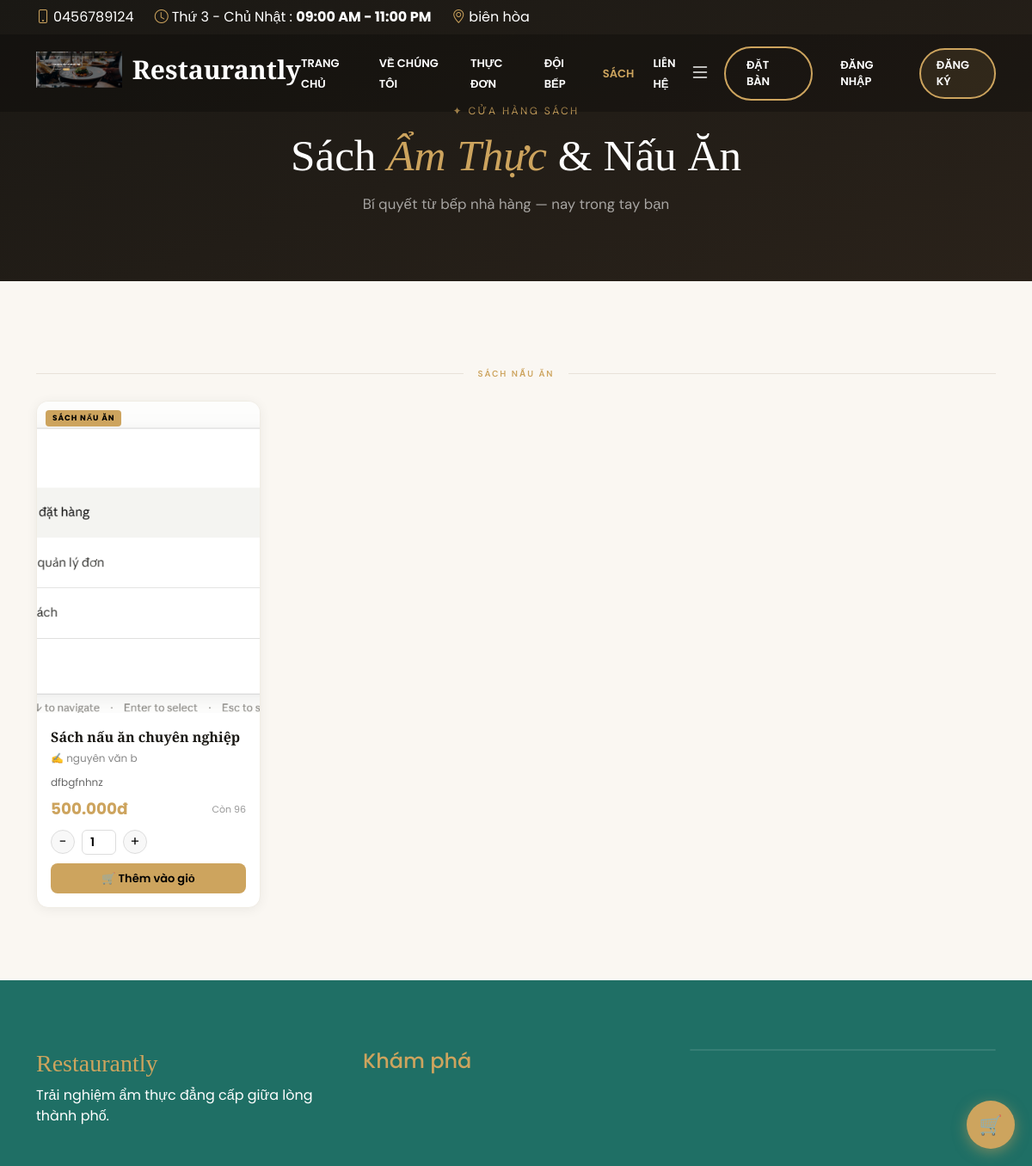
The page /books.php on the database its author committed.
### tables this page shows
CREATE TABLE `books` (
  `id` int(11) NOT NULL,
  `title` varchar(200) NOT NULL,
  `author` varchar(150) DEFAULT '',
  `description` text DEFAULT NULL,
  `price` decimal(10,2) NOT NULL DEFAULT 0.00,
  `image` varchar(255) DEFAULT '',
  `stock` int(11) NOT NULL DEFAULT 0,
  `category` varchar(100) DEFAULT 'Sách nấu ăn',
  `is_active` tinyint(1) NOT NULL DEFAULT 1,
  `created_at` timestamp NOT NULL DEFAULT current_timestamp()
);

### books.php (the view, shortened to what this page needs)
<?php
$db = (new Database())->getConnection();
$books = $db->query(
    "SELECT * FROM books WHERE is_active = 1 ORDER BY id DESC"
)->fetchAll(PDO::FETCH_ASSOC);
$by_cat = [];
foreach ($books as $b) {
    $by_cat[$b['category']][] = $b;
}
include __DIR__ . '/views/client/layouts/header.php';
?>
<section class="books-hero">
    <div class="container">
        <p style="font-family:'DM Sans',sans-serif;font-size:12px;letter-spacing:.2em;text-transform:uppercase;color:var(--gold);margin-bottom:12px">
            ✦ Cửa hàng sách
        </p>
        <h1>Sách <em>Ẩm Thực</em> & Nấu Ăn</h1>
        <p>Bí quyết từ bếp nhà hàng — nay trong tay bạn</p>
    </div>
</section>
<section style="background:#faf7f2;padding:60px 0">
    <div class="container">
        <?php if (empty($books)): ?>
            <div class="text-center py-5 text-muted">
                <div style="font-size:48px;margin-bottom:16px">📚</div>
                <p>Chưa có sách nào. Vui lòng quay lại sau!</p>
            </div>
        <?php else: ?>
            <?php foreach ($by_cat as $cat => $cat_books): ?>
                <div class="section-sep">
                    <span class="section-sep-line"></span>
                    <span class="section-sep-text"><?= htmlspecialchars($cat) ?></span>
                    <span class="section-sep-line"></span>
                </div>
                <div class="row g-4 mb-4">
                    <?php foreach ($cat_books as $b): $out = $b['stock'] <= 0; ?>
                        <div class="col-6 col-md-4 col-lg-3">
                            <div class="book-card <?= $out ? 'out-of-stock' : '' ?>"
                                data-id="<?= $b['id'] ?>"
                                data-title="<?= htmlspecialchars($b['title']) ?>"
                                data-price="<?= (float)$b['price'] ?>"
                                data-stock="<?= (int)$b['stock'] ?>">
                                <div class="book-img-wrap">
                                    <span class="badge-cat"><?= htmlspecialchars($b['category']) ?></span>
                                    <img src="<?= !empty($b['image']) ? 'public/assets/img/books/' . htmlspecialchars($b['image']) : 'public/assets/img/books/default-book.jpg' ?>"
                                        alt="<?= htmlspecialchars($b['title']) ?>"
                                        onerror="this.src='public/assets/img/books/default-book.jpg'">
                                </div>
                                <div class="book-body">
                                    <div class="book-title"><?= htmlspecialchars($b['title']) ?></div>
                                    <?php if ($b['author']): ?>
                                        <div class="book-author">✍ <?= htmlspecialchars($b['author']) ?></div>
                                    <?php endif; ?>
                                    <?php if ($b['description']): ?>
                                        <p style="font-size:12px;color:#666;margin:0 0 8px;flex:1;
                                  display:-webkit-box;-webkit-line-clamp:3;-webkit-box-orient:vertical;overflow:hidden">
                                            <?= htmlspecialchars($b['description']) ?>
                                        </p>
                                    <?php endif; ?>
                                    <div class="d-flex justify-content-between align-items-center mt-auto">
                                        <div class="book-price"><?= number_format($b['price'], 0, ',', '.') ?>đ</div>
                                        <div class="book-stock"><?= $out ? 'Hết hàng' : "Còn {$b['stock']}" ?></div>
                                    </div>
                                    <?php if (!$out): ?>
                                        <div class="qty-wrap">
                                            <button class="qty-btn" onclick="changeQty(<?= $b['id'] ?>,-1)">−</button>
                                            <input class="qty-input" type="number" id="qty-<?= $b['id'] ?>" value="1" min="1" max="<?= $b['stock'] ?>">
                                            <button class="qty-btn" onclick="changeQty(<?= $b['id'] ?>,1)">+</button>
                                        </div>
                                        <button class="btn-add-cart" onclick="addToCart(<?= $b['id'] ?>)">
                                            🛒 Thêm vào giỏ
                                        </button>
                                    <?php else: ?>
                                        <button class="btn-add-cart" disabled>Hết hàng</button>
                                    <?php endif; ?>
                                </div>
                            </div>
                        </div>
                    <?php endforeach; ?>
                </div>
            <?php endforeach; ?>
        <?php endif; ?>
    </div>
</section>
<div class="cart-sidebar">
    <button class="cart-btn" data-bs-toggle="offcanvas" data-bs-target="#cartOffcanvas" id="cart-btn" title="Xem giỏ hàng">
        🛒
    </button>
</div>
<?php include __DIR__ . '/views/client/layouts/footer.php'; ?>

### views/client/layouts/header.php (style rules this page uses)
:root { --primary-color: #cda45e; }
body { margin: 0; padding: 0 !important; font-family: "Poppins", sans-serif; }

### books.php (style rules this page uses)
:root { --gold: #cda45e; --ink: #1a1814; }
.books-hero { background: linear-gradient(160deg, #1a1814 0%, #2a221a 100%); padding: 120px 0 60px; text-align: center; }
.books-hero h1 { font-family: 'Playfair Display', serif; font-size: clamp(2rem, 5vw, 3.2rem); color: #fff; margin: 0 0 14px; }
.books-hero h1 em { color: var(--gold); font-style: italic; }
.books-hero p { color: rgba(255, 255, 255, .6); font-family: 'DM Sans', sans-serif; font-size: 1.05rem; }
.book-card { background: #fff; border-radius: 14px; overflow: hidden; border: 1px solid #f0ece4; box-shadow: 0 2px 14px rgba(0, 0, 0, .06); transition: transform .25s, box-shadow .25s; height: 100%; display: flex; flex-direction: column; }
.book-img-wrap { position: relative; overflow: hidden; padding-top: 140%; background: #f8f4ee; }
.book-img-wrap img { position: absolute; inset: 0; width: 100%; height: 100%; object-fit: cover; transition: transform .4s; }
.book-body { padding: 16px; flex: 1; display: flex; flex-direction: column; }
.book-title { font-family: 'Playfair Display', serif; font-size: 1rem; font-weight: 700; color: var(--ink); margin: 0 0 4px; }
.book-author { font-size: 12px; color: #888; margin: 0 0 10px; }
.book-price { font-size: 1.15rem; font-weight: 700; color: var(--gold); margin-top: auto; }
.book-stock { font-size: 11px; color: #999; }
.badge-cat { position: absolute; top: 10px; left: 10px; z-index: 2; background: var(--gold); color: #000; font-size: 9px; font-weight: 700; letter-spacing: .1em; text-transform: uppercase; padding: 3px 8px; border-radius: 4px; }
.qty-wrap { display: flex; align-items: center; gap: 8px; margin-top: 10px; }
.qty-btn { width: 28px; height: 28px; border-radius: 50%; border: 1.5px solid #ddd; background: #f8f8f8; font-size: 16px; line-height: 1; cursor: pointer; display: flex; align-items: center; justify-content: center; transition: .15s; }
.qty-input { width: 40px; text-align: center; border: 1.5px solid #ddd; border-radius: 6px; font-size: 14px; font-weight: 600; padding: 3px 0; }
.btn-add-cart { width: 100%; margin-top: 10px; padding: 8px; background: var(--gold); border: none; border-radius: 8px; color: #000; font-weight: 600; font-size: 13px; cursor: pointer; transition: .2s; }
.cart-sidebar { position: fixed; right: 20px; bottom: 20px; z-index: 500; }
.cart-btn { width: 56px; height: 56px; border-radius: 50%; background: var(--gold); border: none; color: #000; font-size: 22px; cursor: pointer; position: relative; box-shadow: 0 4px 16px rgba(205, 164, 94, .5); display: flex; align-items: center; justify-content: center; transition: transform .2s; }
.section-sep { display: flex; align-items: center; gap: 16px; margin: 40px 0 24px; }
.section-sep-line { flex: 1; height: 1px; background: #e8e2d9; }
.section-sep-text { font-family: 'DM Sans', sans-serif; font-size: 10px; font-weight: 600; letter-spacing: .2em; text-transform: uppercase; color: var(--gold); }

### rows shown on the page
books: category "SÁCH NẤU ĂN", image (picture), title "Sách nấu ăn chuyên nghiệp", author "nguyên văn b", description "dfbgfnhnz", price "500.000", stock "96", id "1"

### other values the page prints
$settings['hotline'] "0456789124"
$settings['open_days'] "Thứ 3 - Chủ Nhật"
$settings['open_time'] "09:00 AM - 11:00 PM"
$settings['address'] "biên hòa"
$settings['restaurant_name'] "Restaurantly"
$cat "SÁCH NẤU ĂN"
$ft['restaurant_name'] "Restaurantly"
$ft['footer_description'] "Trải nghiệm ẩm thực đẳng cấp giữa lòng thành phố."
